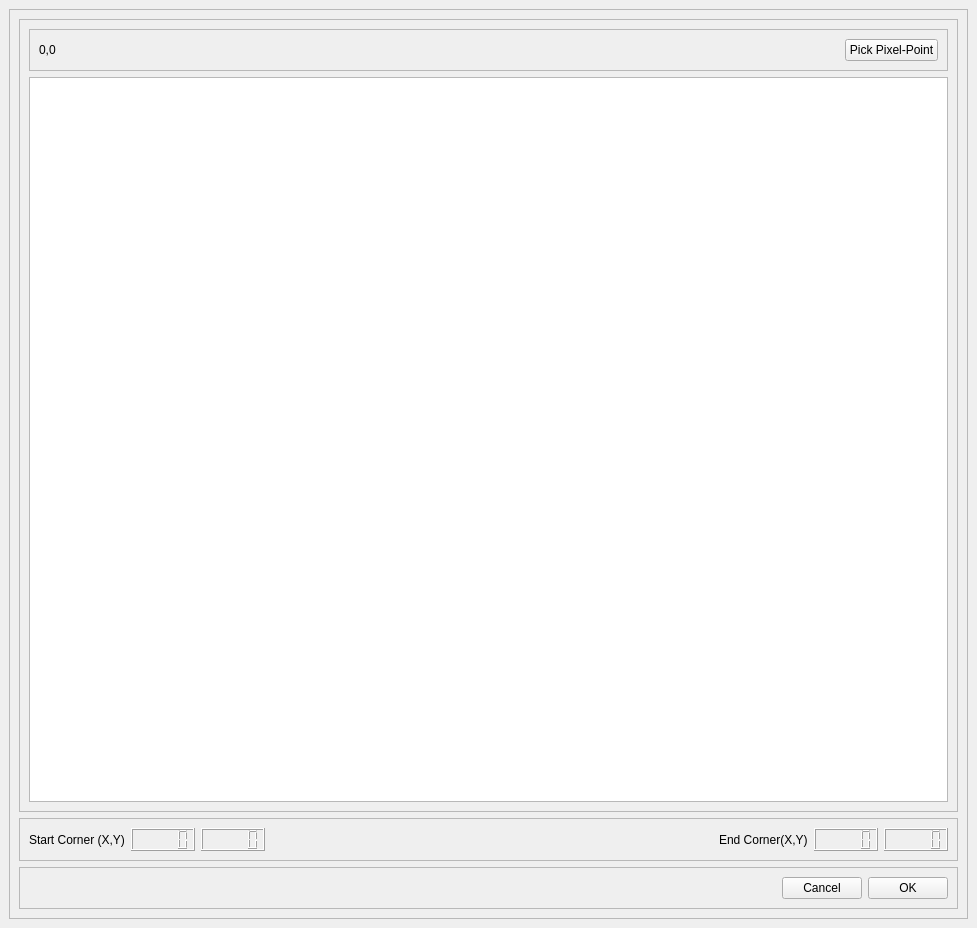
<?xml version="1.0" encoding="UTF-8"?>
<ui version="4.0">
 <class>MainWindow</class>
 <widget class="QMainWindow" name="MainWindow">
  <property name="geometry">
   <rect>
    <x>0</x>
    <y>0</y>
    <width>977</width>
    <height>928</height>
   </rect>
  </property>
  <property name="windowTitle">
   <string>MainWindow</string>
  </property>
  <widget class="QWidget" name="centralwidget">
   <layout class="QGridLayout" name="gridLayout_2">
    <item row="0" column="0">
     <widget class="QFrame" name="frame_1">
      <property name="frameShape">
       <enum>QFrame::StyledPanel</enum>
      </property>
      <property name="frameShadow">
       <enum>QFrame::Raised</enum>
      </property>
      <layout class="QGridLayout" name="gridLayout_3">
       <item row="3" column="0">
        <widget class="QFrame" name="frame_3">
         <property name="frameShape">
          <enum>QFrame::StyledPanel</enum>
         </property>
         <property name="frameShadow">
          <enum>QFrame::Raised</enum>
         </property>
         <layout class="QGridLayout" name="gridLayout">
          <item row="0" column="2">
           <widget class="QPushButton" name="pushButton_2">
            <property name="maximumSize">
             <size>
              <width>200</width>
              <height>30</height>
             </size>
            </property>
            <property name="text">
             <string>OK</string>
            </property>
           </widget>
          </item>
          <item row="0" column="1">
           <widget class="QPushButton" name="pushButton_3">
            <property name="maximumSize">
             <size>
              <width>200</width>
              <height>30</height>
             </size>
            </property>
            <property name="text">
             <string>Cancel</string>
            </property>
           </widget>
          </item>
          <item row="0" column="0">
           <spacer name="horizontalSpacer_1">
            <property name="orientation">
             <enum>Qt::Horizontal</enum>
            </property>
            <property name="sizeHint" stdset="0">
             <size>
              <width>40</width>
              <height>20</height>
             </size>
            </property>
           </spacer>
          </item>
         </layout>
        </widget>
       </item>
       <item row="2" column="0">
        <widget class="QFrame" name="frame_4">
         <property name="frameShape">
          <enum>QFrame::StyledPanel</enum>
         </property>
         <property name="frameShadow">
          <enum>QFrame::Raised</enum>
         </property>
         <layout class="QGridLayout" name="gridLayout_12">
          <item row="0" column="0">
           <widget class="QLabel" name="label_2">
            <property name="text">
             <string>Start Corner (X,Y)</string>
            </property>
           </widget>
          </item>
          <item row="0" column="2">
           <widget class="QLCDNumber" name="lcdNumber_2"/>
          </item>
          <item row="0" column="3">
           <spacer name="horizontalSpacer_3">
            <property name="orientation">
             <enum>Qt::Horizontal</enum>
            </property>
            <property name="sizeHint" stdset="0">
             <size>
              <width>40</width>
              <height>20</height>
             </size>
            </property>
           </spacer>
          </item>
          <item row="0" column="5">
           <widget class="QLCDNumber" name="lcdNumber_3"/>
          </item>
          <item row="0" column="4">
           <widget class="QLabel" name="label_3">
            <property name="text">
             <string>End Corner(X,Y)</string>
            </property>
           </widget>
          </item>
          <item row="0" column="6">
           <widget class="QLCDNumber" name="lcdNumber_4"/>
          </item>
          <item row="0" column="1">
           <widget class="QLCDNumber" name="lcdNumber_1"/>
          </item>
         </layout>
        </widget>
       </item>
       <item row="1" column="0">
        <widget class="QFrame" name="frame_2">
         <property name="frameShape">
          <enum>QFrame::StyledPanel</enum>
         </property>
         <property name="frameShadow">
          <enum>QFrame::Raised</enum>
         </property>
         <layout class="QGridLayout" name="gridLayout_5">
          <item row="0" column="0">
           <widget class="QFrame" name="frame">
            <property name="sizePolicy">
             <sizepolicy hsizetype="Preferred" vsizetype="Fixed">
              <horstretch>0</horstretch>
              <verstretch>0</verstretch>
             </sizepolicy>
            </property>
            <property name="frameShape">
             <enum>QFrame::StyledPanel</enum>
            </property>
            <property name="frameShadow">
             <enum>QFrame::Raised</enum>
            </property>
            <layout class="QGridLayout" name="gridLayout_4">
             <item row="0" column="0">
              <widget class="QLabel" name="label_1">
               <property name="text">
                <string>0,0</string>
               </property>
              </widget>
             </item>
             <item row="0" column="1">
              <spacer name="horizontalSpacer_2">
               <property name="orientation">
                <enum>Qt::Horizontal</enum>
               </property>
               <property name="sizeHint" stdset="0">
                <size>
                 <width>40</width>
                 <height>20</height>
                </size>
               </property>
              </spacer>
             </item>
             <item row="0" column="2">
              <widget class="QPushButton" name="pushButton_1">
               <property name="maximumSize">
                <size>
                 <width>200</width>
                 <height>30</height>
                </size>
               </property>
               <property name="text">
                <string>Pick Pixel-Point</string>
               </property>
              </widget>
             </item>
            </layout>
           </widget>
          </item>
          <item row="1" column="0">
           <widget class="QGraphicsView" name="graphicsView"/>
          </item>
         </layout>
        </widget>
       </item>
      </layout>
     </widget>
    </item>
   </layout>
  </widget>
 </widget>
 <resources>
  <include location="UI_images/icons_ImageCrop.qrc"/>
 </resources>
 <connections/>
</ui>
